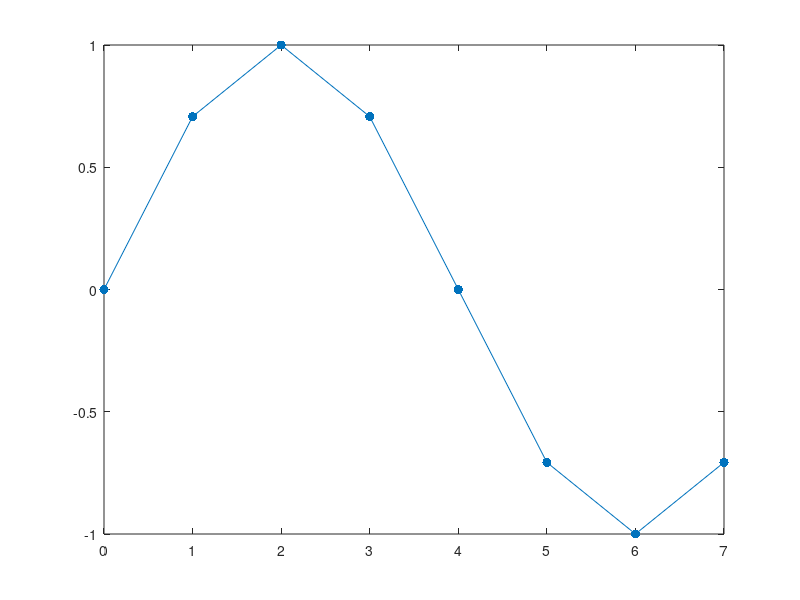

This figure's MATLAB source: (Note: this script raises an error after producing the figure.)
clc, close all, clear variables
x = 0:7;
y = sin(2*pi*1/8*x);

figure()
plot(x,y,'.-','MarkerSize',20)
y_new = linear_interp(y,2);
hold on
plot(x,y_new,'.-','MarkerSize',20)

function y_out = linear_interp(y,ratio)
    x = 1:length(y);
    x_adjusted = x.*ratio
    y_out = y;
    lin_eqs = ones(1,length(y)-1); %pt slope eqs
    k = 1:length(y)-1
        dy = y(k+1) - y(k);
        dx = x_adjusted(k+1) - x_adjusted(k);
        slope = (dy)./(dx)
        lin_eqs(k) = slope.*(dx) + y(k) %y values
    if(ratio < 1) %repeat
        return
    else %cutoff
        return
    end
end